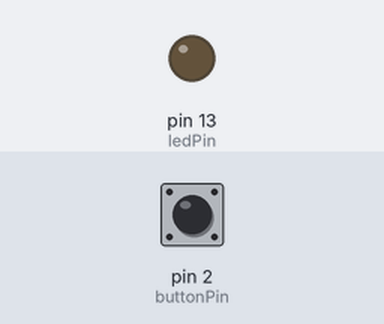
Bench run of a sketch on a simulated Arduino Uno, built with avr-gcc and run on an emulated ATmega328P. On the bench: output pins drawn as LEDs (lit = HIGH). The inputs (shaded band) are chosen by the test bench; at power-on: pin 2 (buttonPin) HIGH.

Above: at 0.6 s.
At 2.75 s:
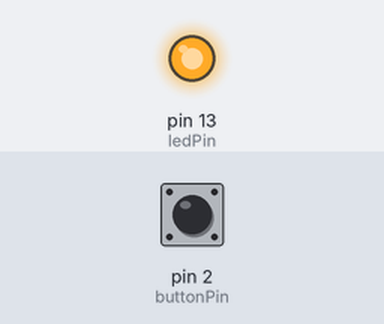
Timing chart, 0 to 3.0 s (numbered marks = the images above):
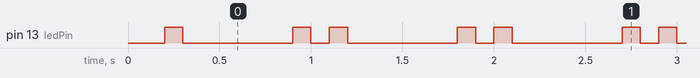

The sketch:

3.2_button.ino
```cpp
/*
when button is pressed/hold, the led should blink 2 with a pause
when the button is not pressed, the led is on

*/

const int buttonPin = 2;
const int ledPin =  13;

int buttonState = 0;

void setup() {
  pinMode(ledPin, OUTPUT);
  pinMode(buttonPin, INPUT);
}
void loop() {
  buttonState = digitalRead(buttonPin);

  if (buttonState == LOW) {
    digitalWrite(13, HIGH);
  } else {
    delay(100);
    digitalWrite(13, LOW);
    delay(100);

    digitalWrite(13, HIGH);
    delay(100);
    digitalWrite(13, LOW);
    delay(100);

    delay(500);
    digitalWrite(ledPin, HIGH);
  }
}
```

Measured:
- by itself, pin 13 (ledPin): repeats every 0.90 s: LOW 0.60 s, HIGH 0.10 s, LOW 0.10 s, HIGH 0.10 s
- by itself, everything shown: repeats every 0.90 s, in 4 steps
